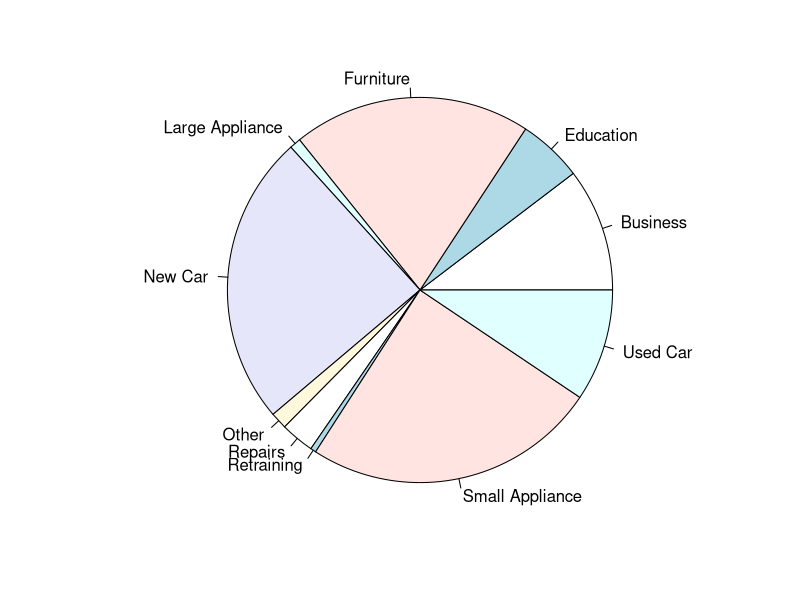
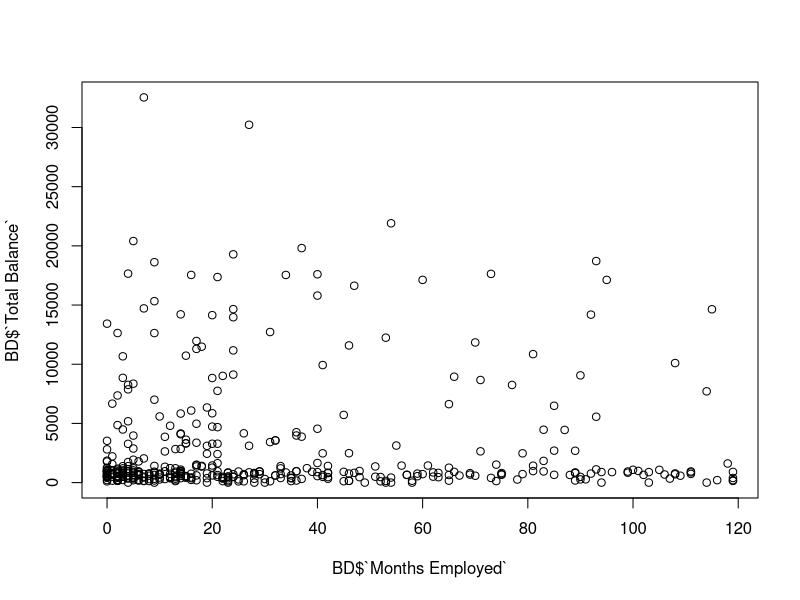
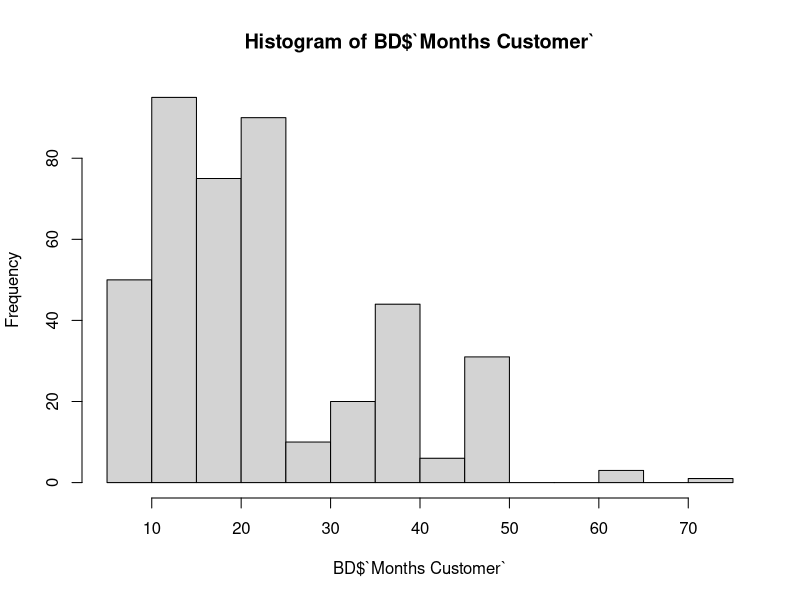

Write the R code that produced these figures, in order.
# Question 1
library(readxl)
BD <- read_excel("Credit Risk Data.xlsx", 
                 sheet = "Base Data", skip = 2)
View(BD)

# Section (a)
BD["Frequency"] = 1
x = tapply(BD$Frequency, BD$`Loan Purpose`,FUN=sum)
x
pie(x, radius=1)

# Section (b)
BD["Total Balance"] = BD$Checking + BD$Savings
plot(BD$`Months Employed`,BD$`Total Balance`)

# Section (c)
hist(BD$`Months Customer`)